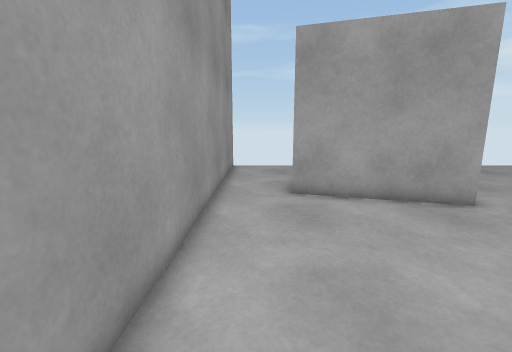
[1] (above)

14 first-person views from a walk through a 3-D level made in the Unity game engine. The camera is 1.2 m above the floor, tilts 10° down and sees 90° across. The floor is counted in squares, 0.5 m on a side. Each view is taken from the middle of a square. On the plan, view 1 faces up. The plan holds only what a view shows up to about 17 squares ahead; the rest is blank. The place goes on beyond the plan. The player character is not drawn.

[2]
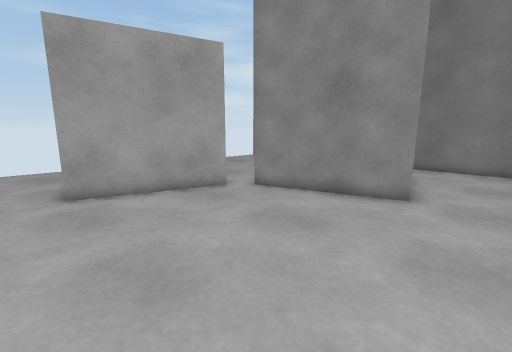

[3]
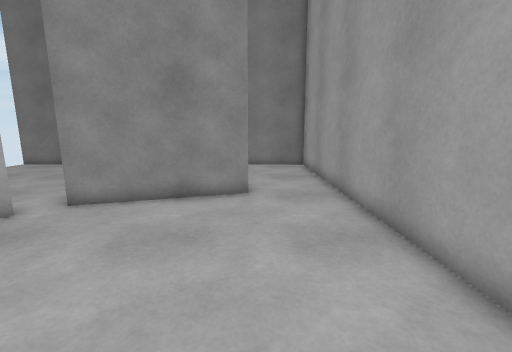

[4]
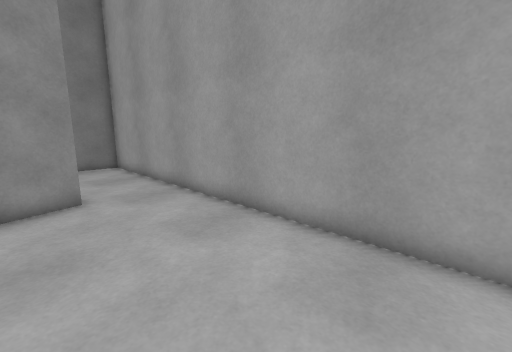

[5]
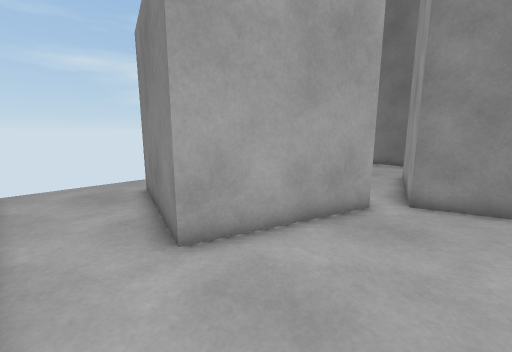

[6]
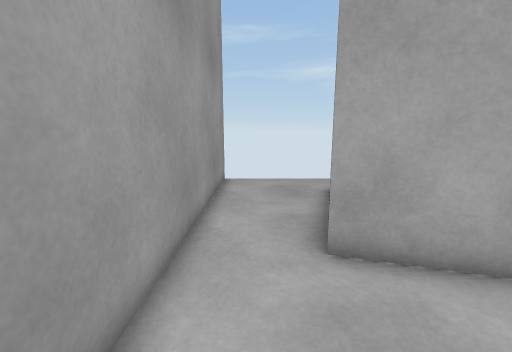

[7]
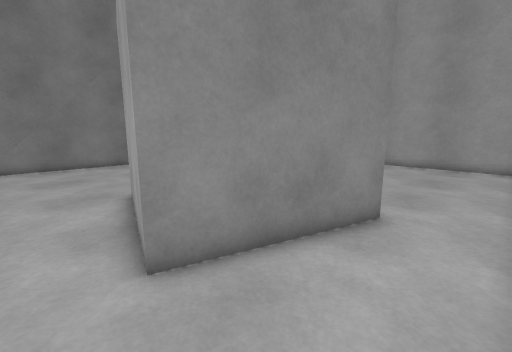

[8]
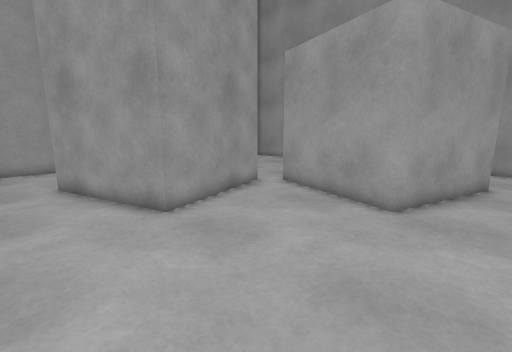

[9]
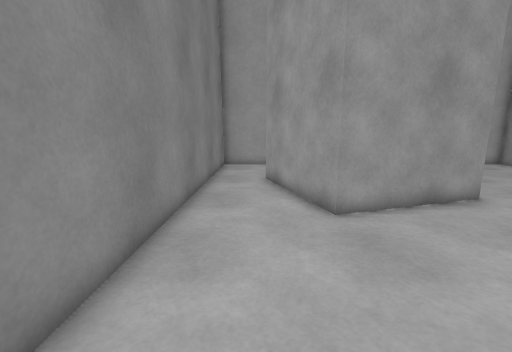

[10]
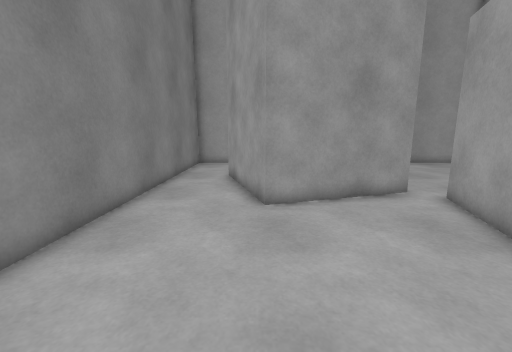

[11]
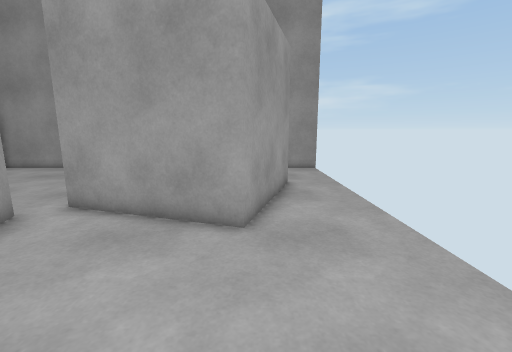

[12]
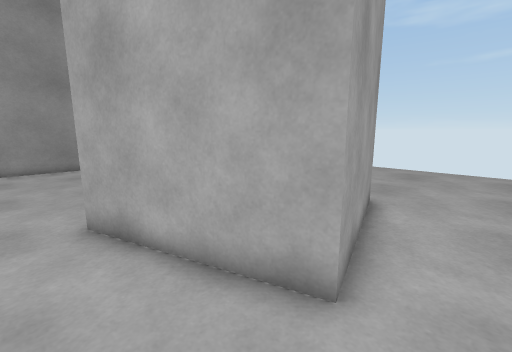

[13]
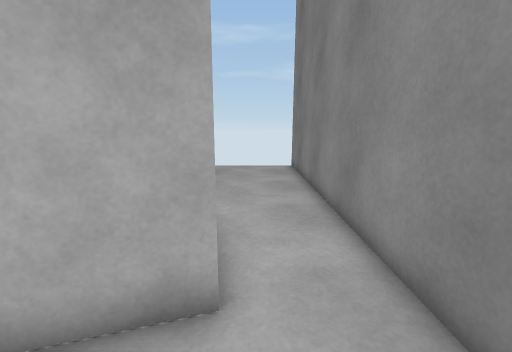

[14]
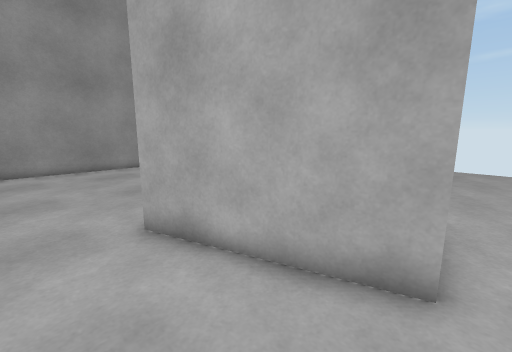

### Floor plan
Ten units are one square. View 1 is at (0, 0); x grows to the right and y downward. Boxes are objects, and circles mark ways between rooms. Rooms are numbered by the first view taken in them; rooms with no view inside come last. Other rooms are left out.
<svg viewBox="-21 -185 211 214">
<path fill="none" stroke="#000" d="M71 -80 14 -97 31 -155 61 -146M-11 24 183 24 183 -16M155 -31 98 -13 80 -71M-16 -180 -16 24M80 -71 137 -89 155 -31M61 -146 89 -137 71 -80M183 -16 185 -173"/>
<circle cx="165" cy="-25" r="3" fill="#2a7"/>
<circle cx="75" cy="-165" r="3" fill="#2a7"/>
<text x="50" y="-50">1</text>
<text x="130" y="-120">2</text>
</svg>
Room 1 opens to room 2.

Where each view was taken, in squares from view 1:
view 1: 0 up, 0 right, facing up
view 2: 1 down, 0 right, facing up-right
view 3: 1 up, 0 right, facing right
view 4: 3 up, 0 right, facing down-right
view 5: 5 up, 1 left, facing up-right
view 6: 5 up, 0 right, facing up
view 7: 17 up, 1 left, facing down-right
view 8: 16 up, 17 right, facing down-left
view 9: 16 up, 16 right, facing down
view 10: 17 up, 14 right, facing down
view 11: 14 up, 15 right, facing left
view 12: 0 up, 17 right, facing up-left
view 13: 0 up, 16 right, facing up
view 14: 1 down, 16 right, facing up-left
